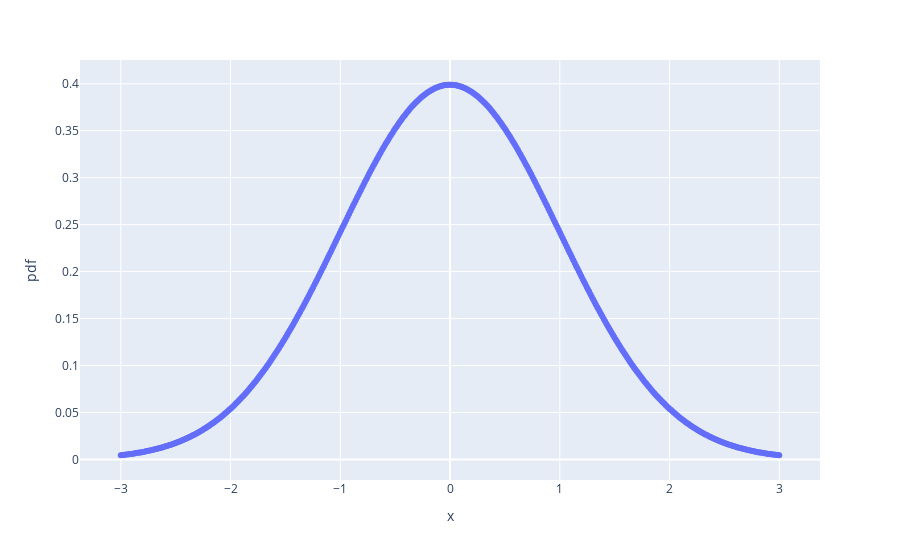
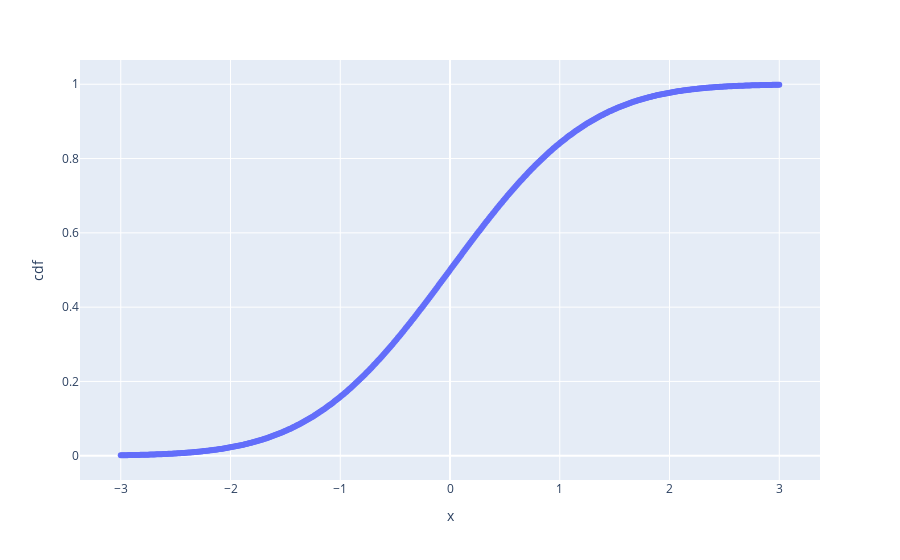

Notebook source saved alongside these figures, in order:
### Code cell
x: NDArray[Float] = jnp.linspace(-3, 3, 500)

data: dict['str', NDArray] = {
    'x': x,
    'pdf': norm.pdf(x)
}
fig = px.scatter(data, x='x', y='pdf')
fig.show()

data: dict['str', NDArray] = {
    'x': x,
    'cdf': norm.cdf(x)
}
fig = px.scatter(data, x='x', y='cdf')
fig.show()

### Figure 1 — Plotly figure (JSON) as saved in the notebook; plotly's stock layout.template omitted (floating-point values rounded to 4 significant figures; data arrays with more than 128 entries replaced by an {"elided": "..."} marker saying what was removed)
{"data": [{"hovertemplate": "x=%{x}<br>pdf=%{y}<extra></extra>", "legendgroup": "", "marker": {"color": "#636efa", "symbol": "circle"}, "mode": "markers", "name": "", "orientation": "v", "showlegend": false, "type": "scatter", "x": {"elided": "500 float values"}, "xaxis": "x", "y": {"elided": "500 float values"}, "yaxis": "y"}], "layout": {"legend": {"tracegroupgap": 0}, "margin": {"t": 60}, "xaxis": {"anchor": "y", "domain": [0, 1], "title": {"text": "x"}}, "yaxis": {"anchor": "x", "domain": [0, 1], "title": {"text": "pdf"}}}}

### Figure 2 — Plotly figure (JSON) as saved in the notebook; plotly's stock layout.template omitted (floating-point values rounded to 4 significant figures; data arrays with more than 128 entries replaced by an {"elided": "..."} marker saying what was removed)
{"data": [{"hovertemplate": "x=%{x}<br>cdf=%{y}<extra></extra>", "legendgroup": "", "marker": {"color": "#636efa", "symbol": "circle"}, "mode": "markers", "name": "", "orientation": "v", "showlegend": false, "type": "scatter", "x": {"elided": "500 float values"}, "xaxis": "x", "y": {"elided": "500 float values"}, "yaxis": "y"}], "layout": {"legend": {"tracegroupgap": 0}, "margin": {"t": 60}, "xaxis": {"anchor": "y", "domain": [0, 1], "title": {"text": "x"}}, "yaxis": {"anchor": "x", "domain": [0, 1], "title": {"text": "cdf"}}}}
